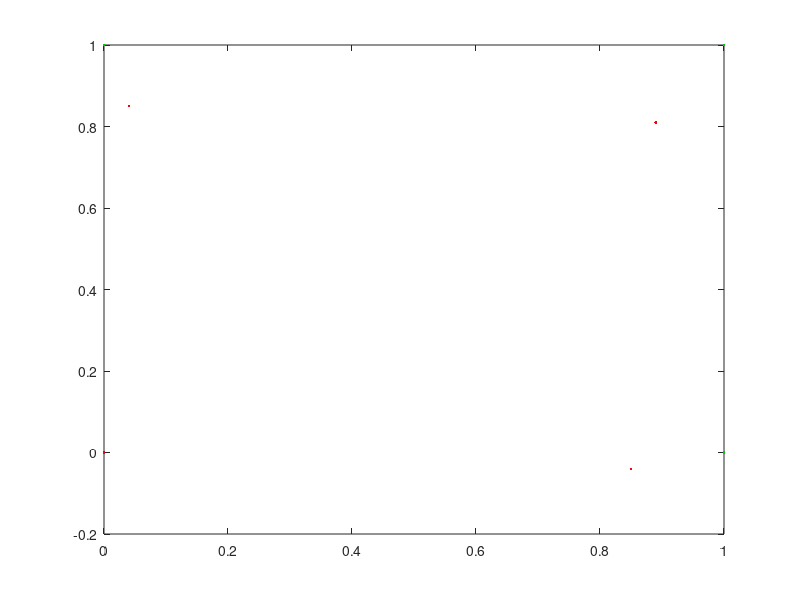

The MATLAB script that drew this image:
close all
ecken = [0 0; 0 1; 1 0; 1 1];

Q=[ [0 0 0 0.16 0 0 0.01]; 
        [0.20 -0.26 0.23 0.22 0 1.60 0.07]; 
        [-0.15 0.28 0.26 0.24 0 0.44 0.07];
        [0.85 0.04 -0.04 0.85 0 1.60 0.85]];
    
Q1 = [0 0; 0 0.16];
b1 = [0 0]';

Q2 = [0.20 -0.26; 0.23 0.22];
b2 = [0 1.60]';

Q3 = [-0.15 0.28; 0.26 0.24];
b3 = [0 0.44]';

Q4 = [0.85 0.04; -0.04 0.85];
b4 = [0 1.60]';


plot(ecken(:, 1), ecken(:, 2), '.', 'color' ,[0 0.8 0])
set(gca, 'color', [0 0 0]);
hold on

e1 = Q4 * ecken(1,:)'% + b3
e2 = Q4 * ecken(2,:)'%
e3 = Q4 * ecken(3,:)' %+ b3
e4 = Q4 * ecken(4,:)' %+ b3

e = [e1'; e2'; e3'; e4']

plot(e(:, 1), e(:, 2), '.', 'color' ,[1 0 0])
